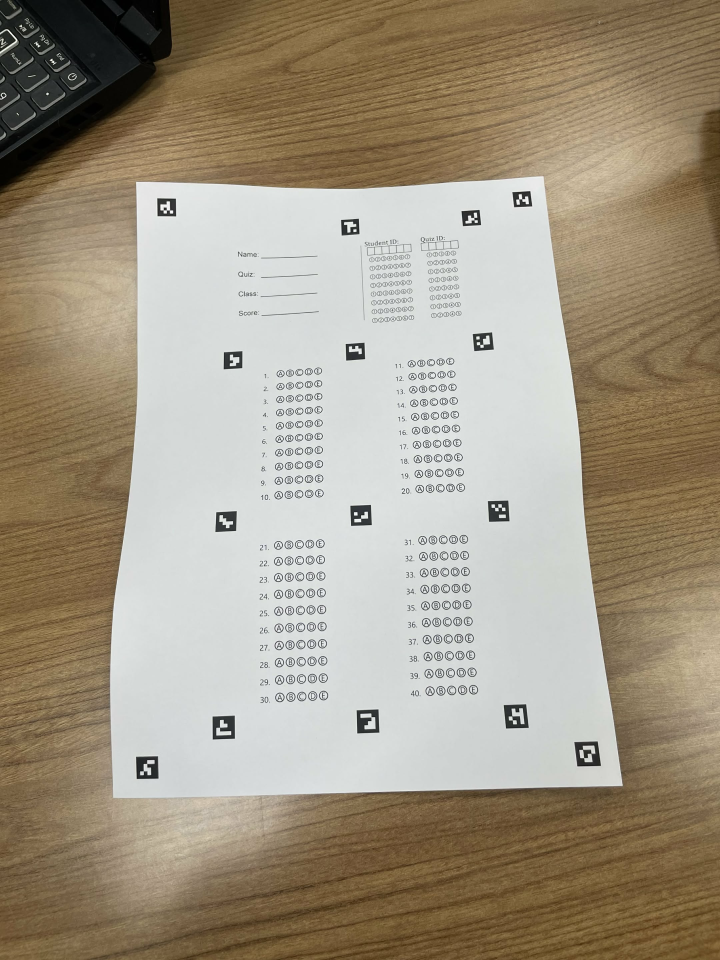
#> input picture images/i1.jpg, 2160 x 2880 px (shown at 1/3 size)
$ python demo.py
#> lines starting #> are read from the running program, lines starting #| are printed output that depends on the picture; after the words box and inside, x2 and y2 are one past the last pixel; in counts of white or black regions, pixels touching at a corner belong together
### pipeline.py
import os
import random
import cv2 as cv
import numpy as np
from matplotlib import pyplot as plt

from config import MARKER_CENTERS, FULL_WIDTH, FULL_HEIGHT
from marker_utils import findArucoMarkers, getMainCorners
from warp_utils import warpRegion
from roi_utils import detectIdField, detectMarked
from grading import gradeExam
from debug_utils import drawDebugRoisSmall, drawDebugRois, save_step
from SheetLayout import SheetLayout
from tps_utils import tps_warp
from mesh_dewarp import mesh_based_warp
from smart_decision import analyze_distortion, print_distortion_report
from dewarp_hybrid import dewarp_hybrid_regional, dewarp_hybrid_regional_smoothed
from adaptive_dewarp import (
    adaptive_dewarp_intelligent,
    dewarp_adaptive_simple,
    adaptive_dewarp_hard_selection,
    adaptive_dewarp_regional_smart
)


def imagePineline(imgPath):
#> called with imgPath = 'images/i1.jpg'
    img = cv.imread(imgPath)
#> img is the input picture: shape (2880, 2160, 3); mean B, G, R 132.1, 151, 161.8
    imgGray = cv.imread(imgPath, cv.IMREAD_GRAYSCALE)

    # B1.5: Bilateral filter - giảm nhiễu nhưng giữ cạnh markers
    imgBilateral = cv.bilateralFilter(imgGray, d=9, sigmaColor=75, sigmaSpace=75)

    # B2: CLAHE - tăng contrast mạnh hơn cho markers trên giấy nhàu
    clahe = cv.createCLAHE(clipLimit=4.0, tileGridSize=(8, 8))
    imgCLAHE = clahe.apply(imgBilateral)
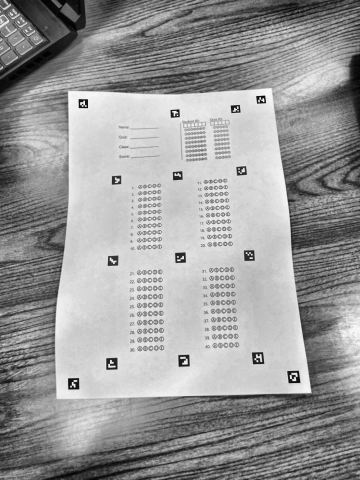
#> imgCLAHE: shape (2880, 2160) (shown at 1/6 size); min 0, max 253, mean 153.6

    # B3: Detect markers
    try:
        marker_dict = findArucoMarkers(imgCLAHE)
#> in findArucoMarkers, `corners, ids, rejected = detector.detectMarkers(imgGray)`: corners = 15 items; ids = [4, 21, 19, 20, 2, 18, 16, 14, 17, 1, 15, 13, 7, 9, 3]; rejected = 59 items
#| Tìm thấy 15 ArUco markers
#> the loop in findArucoMarkers, `for i, corner in enumerate(corners):` made 15 passes
#> (printed output is left out)
#> after the loop in findArucoMarkers, `for i, corner in enumerate(corners):`: marker_dict = 15 items
#> marker_dict = 15 items
    except RuntimeError as e:
        print("[LỖI] Không phát hiện đủ markers:", e)
        return

    # B4: Warp full sheet dựa trên 4 góc
    main_corners = getMainCorners(marker_dict)
#> in getMainCorners, `tl = marker_dict[1]['center']`: tl = [499.5, 621.8]
#> in getMainCorners, `tr = marker_dict[3]['center']`: tr = [1566.2, 597.2]
#> in getMainCorners, `bl = marker_dict[2]['center']`: bl = [441.5, 2302.2]
#> in getMainCorners, `br = marker_dict[4]['center']`: br = [1762.2, 2261.2]
#| [MAIN CORNERS] TL(ID1): [499.5  621.75], TR(ID3): [1566.25  597.25], BR(ID4): [1762.25 2261.25], BL(ID2): [ 441.5  2302.25]
#> main_corners = [[499.5, 621.8], [1566.2, 597.2], [1762.2, 2261.2], [441.5, 2302.2]]
    imgWarped, M_main = warpRegion(imgCLAHE, main_corners, FULL_WIDTH, FULL_HEIGHT)
#> in warpRegion, `M = cv.getPerspectiveTransform(src_corners, dst)`: M = [[2.54, 0.0875, -1321.3], [0.0652, 2.84, -1796.6], [-1.69e-06, 0.000156, 1]]
#> in warpRegion, `warped = cv.warpPerspective(img, M, (dst_width, dst_height))`:
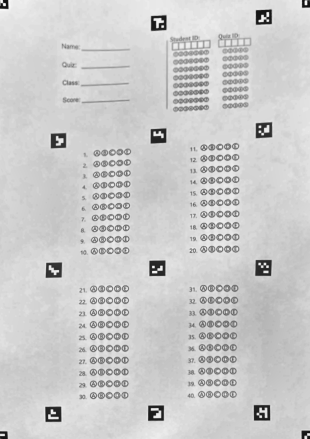
#> warped: shape (3508, 2480) (shown at 1/8 size); min 14, max 252, mean 203.1
#> M_main has the same summary as M in warpRegion
    new_marker_dict = findArucoMarkers(imgWarped)
#| Tìm thấy 11 ArUco markers
#> the loop in findArucoMarkers (call 2), `for i, corner in enumerate(corners):` made 11 passes
#> (printed output is left out)
#> new_marker_dict = 11 items

    # Phân tích chất lượng ảnh
    analysis = analyze_distortion(new_marker_dict, MARKER_CENTERS)
#> the loop in analyze_distortion, `for marker_id in marker_dict_warped:` made 11 passes
#> after the loop in analyze_distortion, `for marker_id in marker_dict_warped:`: errors = [18.17, 16.75, 16.94, 13.99, 13.7, 16.24, 8.53, 11.11, 58.4, 32.56, 75.68]; problem_markers = 3 items
#> in analyze_distortion, `max_error = float(np.max(errors))`: max_error = 75.68
#> in analyze_distortion, `avg_error = float(np.mean(errors))`: avg_error = 25.64
#> analysis = 5 items
    print_distortion_report(analysis)
#|    • Lệch tối đa: 75.7 pixels
#|    • Lệch trung bình: 25.6 pixels
#|    • Số markers kiểm tra: 11
#> in print_distortion_report, `severity = analysis['severity']`: severity = 'SEVERE'
#> the loop in print_distortion_report, `for pm in analysis['problem_areas']:` made 3 passes
#|    • Marker 7: lệch 58.4px
#|    • Marker 15: lệch 32.6px
#|    • Marker 13: lệch 75.7px

    # Lựa chọn phương pháp dewarp dựa trên chất lượng
    dewarp_method = None  # 'mesh', 'tps', 'hybrid', 'hybrid_smooth', hoặc None

    if analysis['severity'] == 'GOOD':
        print("\nẢnh chất lượng TỐT - Chỉ cần perspective transform")
        print("Không cần xử lý thêm, ảnh đã phẳng => Xử lý REALTIME")
    else:
        if analysis['severity'] == 'SEVERE':
            print("\nẢNH BỊ BIẾN DẠNG NẶNG - Cần dewarp!")
            print("Lựa chọn:")
            print("  [1] HYBRID - Nhanh (1-3s), perspective từng vùng")
            print("  [2] HYBRID SMOOTH - Nhanh (2-4s), với alpha blending mượt")
            print("  [3] MESH - Nhanh (3-7s), khuyến nghị cho ảnh cong nhiều")
            print("  [4] TPS  - Chính xác hơn nhưng chậm (5-12s)")
            print("  [5] ADAPTIVE BLEND - (3-8s), blend mượt giữa mesh/hybrid")
            print("  [6] ADAPTIVE SHARP - (3-8s), chọn cứng (KHÔNG nhòe)")
            print("  [7] SKIP - Bỏ qua (kết quả kém)")
        else:
            print("\nẢnh biến dạng VỪA PHẢI")
            print("Lựa chọn:")
            print("  [1] HYBRID - Nhanh nhất (1-2s), perspective từng vùng")
            print("  [2] HYBRID SMOOTH - Nhanh (2-3s), với blending mượt")
            print("  [3] MESH - Nhanh (2-5s), đủ tốt cho hầu hết trường hợp")
            print("  [4] TPS  - Chính xác hơn (4-8s)")
            print("  [5] ADAPTIVE BLEND - (2-6s), blend mượt giữa mesh/hybrid")
            print("  [6] ADAPTIVE SHARP - (2-6s), chọn cứng (KHÔNG nhòe)")
            print("  [7] SKIP - Bỏ qua (nhanh nhưng kết quả có thể kém)")

        while True:
            choice = input("\nChọn phương pháp (1/2/3/4/5/6/7): ").strip()
            if choice == '1':
                dewarp_method = 'hybrid'
                print("✓ Chọn HYBRID - Perspective từng vùng...")
                break
            elif choice == '2':
                dewarp_method = 'hybrid_smooth'
                print("✓ Chọn HYBRID SMOOTH - Với alpha blending...")
                break
            elif choice == '3':
                dewarp_method = 'mesh'
                print("✓ Chọn MESH - Xử lý nhanh...")
                break
            elif choice == '4':
                dewarp_method = 'tps'
                print("✓ Chọn TPS - Xử lý chính xác...")
                break
            elif choice == '5':
                dewarp_method = 'adaptive_blend'
                print("✓ Chọn ADAPTIVE BLEND - Blend mượt...")
                break
            elif choice == '6':
                dewarp_method = 'adaptive_sharp'
                print("✓ Chọn ADAPTIVE SHARP - Chọn cứng, KHÔNG nhòe...")
                break
            elif choice == '7':
                dewarp_method = None
                print("Bỏ qua dewarp - Kết quả có thể kém")
                break
            else:
                print("Vui lòng nhập 1, 2, 3, 4, 5, 6, hoặc 7")
#> this loop made 1 pass; the answer given on pass 1: 1

    if dewarp_method in ['mesh', 'tps', 'hybrid', 'hybrid_smooth', 'adaptive_blend', 'adaptive_sharp']:
        if dewarp_method in ['hybrid', 'hybrid_smooth']:
            print(f"\nBắt đầu {dewarp_method.upper()} dewarp...")

            if dewarp_method == 'hybrid':
                imgWarped = dewarp_hybrid_regional(
                    imgCLAHE, marker_dict, FULL_WIDTH, FULL_HEIGHT, main_corners
                )
#> in dewarp_hybrid_regional, `img_base, M_main = warpRegion(img, main_corners, full_width, full_heig..`: M_main has the same summary as M in warpRegion
#> the loop in dewarp_hybrid_regional, `for region_name in regions_to_process:` made 5 passes
#> pass 1, in dewarp_hybrid_regional, `img_region = cv.warpPerspective(img, M_region, (region_width, region_h..`:
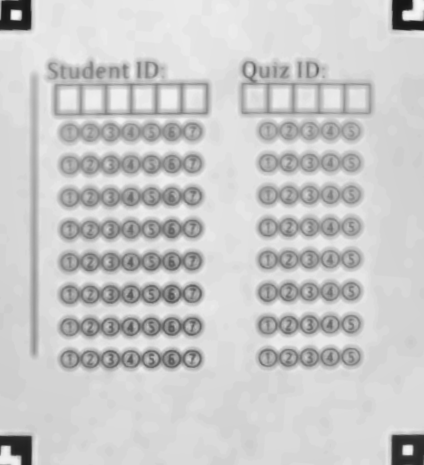
#> img_region: shape (930, 847) (shown at 1/2 size); min 21, max 247, mean 201.1
#> after the loop in dewarp_hybrid_regional, `for region_name in regions_to_process:`:
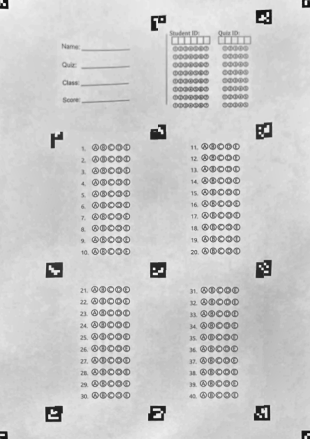
#> img_hybrid: shape (3508, 2480) (shown at 1/8 size); min 14, max 252, mean 203.2
#> after the loop in dewarp_hybrid_regional, `for region_name in regions_to_process:`: processed_count = 5; skipped_count = 0
            else:
                imgWarped = dewarp_hybrid_regional_smoothed(
                    imgCLAHE, marker_dict, FULL_WIDTH, FULL_HEIGHT, main_corners, blend_margin=30
                )

            print("HYBRID hoàn tất!")

        elif dewarp_method == 'adaptive_blend':
            print(f"\nBắt đầu ADAPTIVE BLEND - Blend mượt giữa mesh/hybrid...")
            imgWarped = adaptive_dewarp_intelligent(
                imgCLAHE, marker_dict, main_corners, verbose=True
            )
            print("ADAPTIVE BLEND hoàn tất!")

        elif dewarp_method == 'adaptive_sharp':
            print(f"\nBắt đầu ADAPTIVE SHARP - Chọn cứng theo độ lệch marker, KHÔNG nhòe...")
            imgWarped = adaptive_dewarp_regional_smart(
                imgCLAHE, marker_dict, main_corners, threshold_warped=20, verbose=True
            )
            print("ADAPTIVE SHARP hoàn tất!")

        else:
            src_pts_dewarp = []
            dst_pts_dewarp = []

            for mid in MARKER_CENTERS.keys():
                if mid in new_marker_dict:
                    src_pts_dewarp.append(new_marker_dict[mid]['center'])
                    dst_pts_dewarp.append(MARKER_CENTERS[mid])

            src_pts_dewarp = np.array(src_pts_dewarp, dtype="float32")
            dst_pts_dewarp = np.array(dst_pts_dewarp, dtype="float32")

            if analysis['severity'] == 'SEVERE':
                smooth_param = 1.5
                downsample = 6
            elif analysis['severity'] == 'MODERATE':
                smooth_param = 0.8
                downsample = 5
            else:
                smooth_param = 0.3
                downsample = 4

            if dewarp_method == 'mesh':
                imgWarped = mesh_based_warp(
                    imgWarped, new_marker_dict, MARKER_CENTERS,
                    smooth=smooth_param, downsample_factor=downsample
                )
                print("MESH hoàn tất!")
            else:
                imgWarped = tps_warp(
                    imgWarped, src_pts_dewarp, dst_pts_dewarp,
                    (FULL_WIDTH, FULL_HEIGHT),
                    smooth=smooth_param
                )
                print("TPS hoàn tất!")
    else:
        print("\nBỏ qua dewarp => Tiếp tục xử lý REALTIME")

    # Threshold processing
    imgBilateral2 = cv.bilateralFilter(imgWarped, d=5, sigmaColor=50, sigmaSpace=50)
    imgBlur = cv.GaussianBlur(imgBilateral2, (3, 3), 0)

    # Adaptive threshold với blockSize lớn hơn để xử lý bóng từ nếp gấp
    imgThresh = cv.adaptiveThreshold(
        imgBlur, 255, cv.ADAPTIVE_THRESH_GAUSSIAN_C,
        cv.THRESH_BINARY, 251, 5
    )
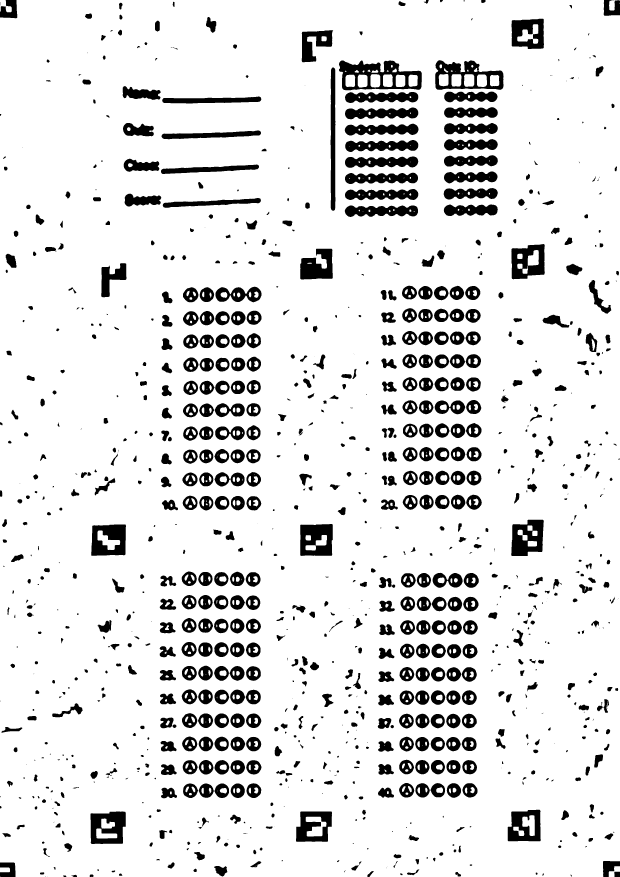
#> imgThresh: shape (3508, 2480) (shown at 1/4 size); 88.4% white; 1055 black regions (125 under 20 px), largest, box (x1, y1, x2, y2) and area: (1356, 242, 1687, 361) 18939, (1741, 241, 2014, 359) 15224, (1201, 2096, 1331, 2224) 13374

    # Morphological operations để làm sạch noise từ nếp gấp
    kernel = cv.getStructuringElement(cv.MORPH_ELLIPSE, (3, 3))
    imgThresh = cv.morphologyEx(imgThresh, cv.MORPH_CLOSE, kernel, iterations=1)
#> imgThresh: shape (3508, 2480); 88.4% white; 993 black regions (62 under 20 px), largest, box (x1, y1, x2, y2) and area: (1356, 242, 1687, 361) 18935, (1741, 241, 2014, 359) 15217, (1201, 2096, 1331, 2224) 13370
    imgThresh = cv.morphologyEx(imgThresh, cv.MORPH_OPEN, kernel, iterations=1)
#> imgThresh: shape (3508, 2480); 88.4% white; 982 black regions (59 under 20 px), largest, box (x1, y1, x2, y2) and area: (1356, 242, 1687, 361) 18949, (1741, 241, 2014, 359) 15235, (1201, 2096, 1331, 2224) 13376

    _, thresh = cv.threshold(imgThresh, 0, 255, cv.THRESH_BINARY_INV + cv.THRESH_OTSU)
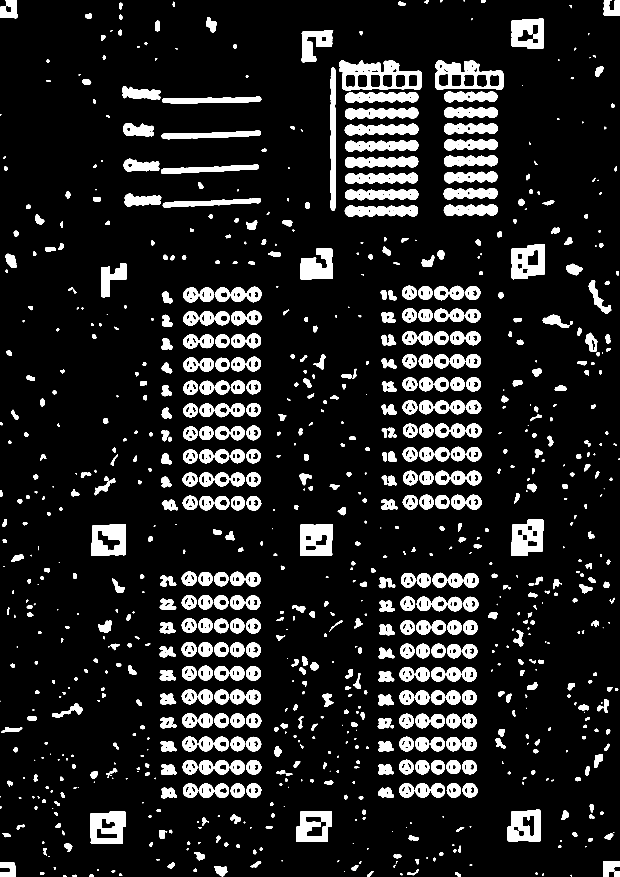
#> thresh: shape (3508, 2480) (shown at 1/4 size); 11.6% white; 982 white regions (59 under 20 px), largest, box (x1, y1, x2, y2) and area: (1356, 242, 1687, 361) 18949, (1741, 241, 2014, 359) 15235, (1201, 2096, 1331, 2224) 13376

    # Morphological cleanup cho final threshold
    kernel2 = cv.getStructuringElement(cv.MORPH_ELLIPSE, (2, 2))
    thresh = cv.morphologyEx(thresh, cv.MORPH_CLOSE, kernel2, iterations=1)
#> thresh: shape (3508, 2480); 11.6% white; 981 white regions (65 under 20 px), largest, box (x1, y1, x2, y2) and area: (1357, 243, 1688, 362) 18983, (1742, 242, 2015, 360) 15265, (1202, 2097, 1332, 2225) 13375

    # Warp ảnh màu để debug
    imgColorWarped = cv.warpPerspective(img, M_main, (FULL_WIDTH, FULL_HEIGHT))
#> (the rest of the program and of its run is left out)
